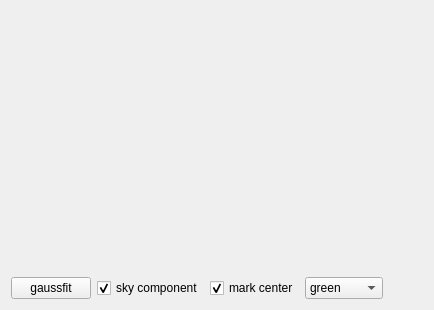
     <widget class="QWidget" name="imfit_tab">
      <property name="enabled">
       <bool>true</bool>
      </property>
      <attribute name="title">
       <string>Fit</string>
      </attribute>
      <layout class="QVBoxLayout" name="verticalLayout_2">
       <item>
        <widget class="QStackedWidget" name="centers_group">
         <property name="sizePolicy">
          <sizepolicy hsizetype="Preferred" vsizetype="Preferred">
           <horstretch>0</horstretch>
           <verstretch>210</verstretch>
          </sizepolicy>
         </property>
         <property name="minimumSize">
          <size>
           <width>0</width>
           <height>260</height>
          </size>
         </property>
         <property name="currentIndex">
          <number>-1</number>
         </property>
        </widget>
       </item>
       <item>
        <layout class="QHBoxLayout" name="horizontalLayout_3">
         <item>
          <widget class="QPushButton" name="imfit_fit">
           <property name="text">
            <string>gaussfit</string>
           </property>
          </widget>
         </item>
         <item>
          <widget class="QCheckBox" name="skycomp_chk">
           <property name="text">
            <string>sky component</string>
           </property>
           <property name="checked">
            <bool>true</bool>
           </property>
          </widget>
         </item>
         <item>
          <widget class="QCheckBox" name="markcenter_chk">
           <property name="text">
            <string>mark center</string>
           </property>
           <property name="checked">
            <bool>true</bool>
           </property>
          </widget>
         </item>
         <item>
          <widget class="QComboBox" name="center_color">
           <property name="currentIndex">
            <number>3</number>
           </property>
           <item>
            <property name="text">
             <string>black</string>
            </property>
           </item>
           <item>
            <property name="text">
             <string>white</string>
            </property>
           </item>
           <item>
            <property name="text">
             <string>red</string>
            </property>
           </item>
           <item>
            <property name="text">
             <string>green</string>
            </property>
           </item>
           <item>
            <property name="text">
             <string>blue</string>
            </property>
           </item>
           <item>
            <property name="text">
             <string>cyan</string>
            </property>
           </item>
           <item>
            <property name="text">
             <string>magenta</string>
            </property>
           </item>
           <item>
            <property name="text">
             <string>yellow</string>
            </property>
           </item>
           <item>
            <property name="text">
             <string>gray</string>
            </property>
           </item>
          </widget>
         </item>
         <item>
          <spacer name="horizontalSpacer">
           <property name="orientation">
            <enum>Qt::Horizontal</enum>
           </property>
           <property name="sizeHint" stdset="0">
            <size>
             <width>40</width>
             <height>20</height>
            </size>
           </property>
          </spacer>
         </item>
        </layout>
       </item>
      </layout>
     </widget>
